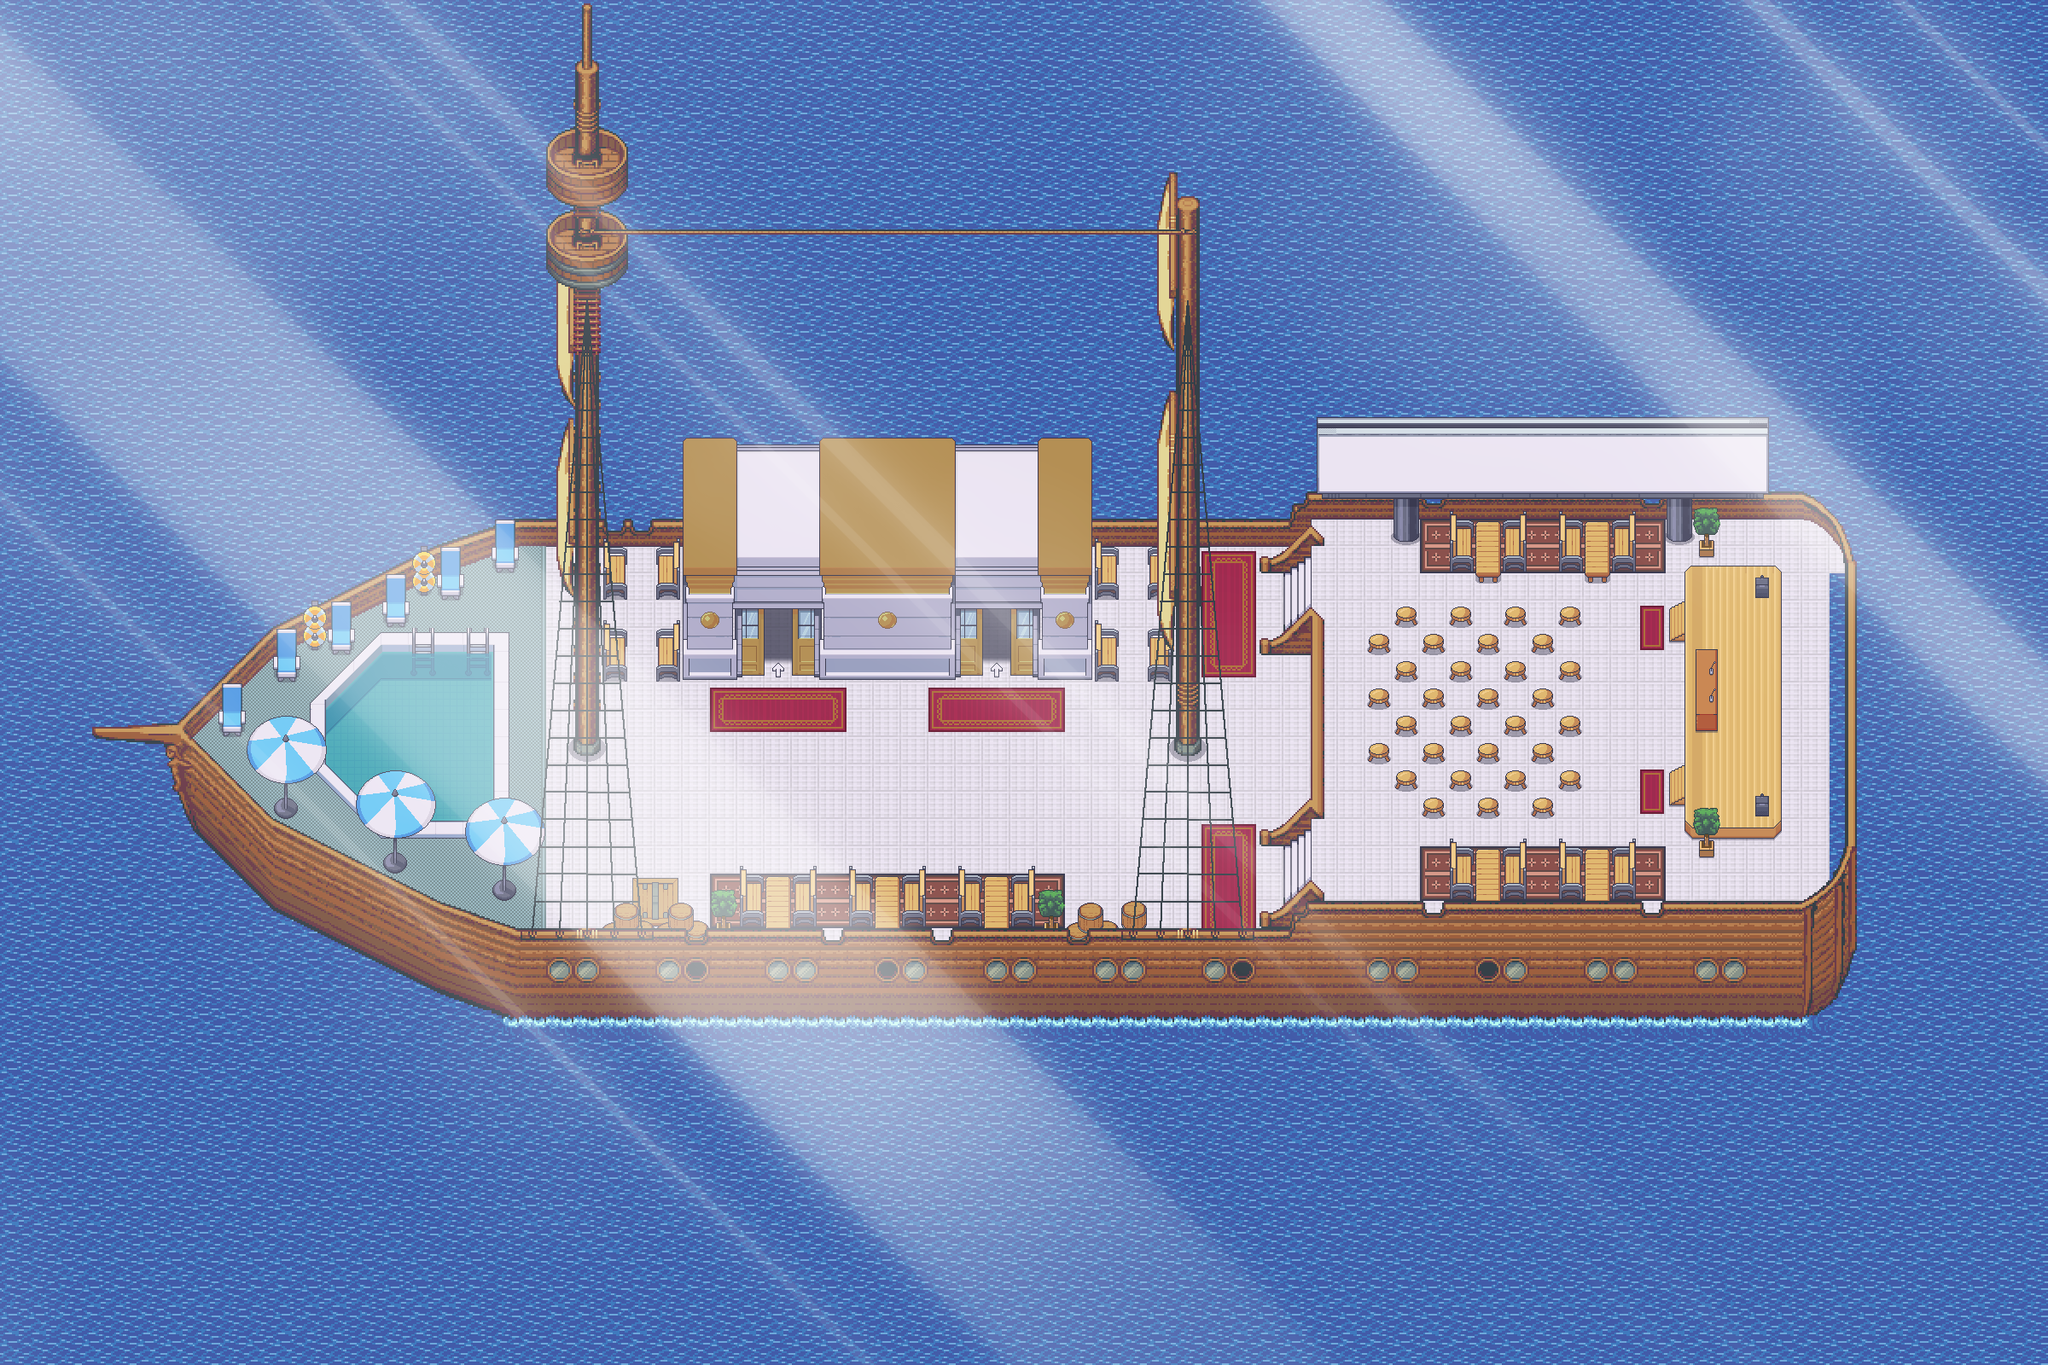

This is a level from a 2D game, rendered from its Tiled map with the project's own tilesets. A one-line summary and the map file follow, with tile-layer data summarised:
An orthogonal 75x50 tile map with 32x32 px tiles, 25 tile layers (collides, start, exit, Under Water Anim, ...), 1 hidden layer not drawn, 4 tilesets.

<map version="1.9" tiledversion="1.9.2" orientation="orthogonal" renderorder="right-down" width="75" height="50" tilewidth="32" tileheight="32" infinite="0" nextlayerid="42" nextobjectid="1">
 <tileset firstgid="1" name="Modern Ship Tileset" tilewidth="32" tileheight="32" tilecount="6400" columns="80">
  <image source="Modern Ship Tileset.png" width="2560" height="2560" />
  <tile id="1682">
   <animation>
    <frame tileid="1682" duration="500" />
    <frame tileid="1762" duration="500" />
    <frame tileid="1842" duration="500" />
    <frame tileid="1922" duration="500" />
   </animation>
  </tile>
  <tile id="1683">
   <animation>
    <frame tileid="1683" duration="500" />
    <frame tileid="1763" duration="500" />
    <frame tileid="1843" duration="500" />
    <frame tileid="1923" duration="500" />
   </animation>
  </tile>
  <tile id="1684">
   <animation>
    <frame tileid="1684" duration="500" />
    <frame tileid="1764" duration="500" />
    <frame tileid="1844" duration="500" />
    <frame tileid="1924" duration="500" />
   </animation>
  </tile>
  <tile id="1685">
   <animation>
    <frame tileid="1685" duration="500" />
    <frame tileid="1765" duration="500" />
    <frame tileid="1845" duration="500" />
    <frame tileid="1925" duration="500" />
   </animation>
  </tile>
  <tile id="1686">
   <animation>
    <frame tileid="1686" duration="500" />
    <frame tileid="1766" duration="500" />
    <frame tileid="1846" duration="500" />
    <frame tileid="1926" duration="500" />
   </animation>
  </tile>
  <tile id="1687">
   <animation>
    <frame tileid="1687" duration="500" />
    <frame tileid="1767" duration="500" />
    <frame tileid="1847" duration="500" />
    <frame tileid="1927" duration="500" />
   </animation>
  </tile>
  <tile id="2002">
   <animation>
    <frame tileid="2002" duration="500" />
    <frame tileid="2003" duration="500" />
    <frame tileid="2004" duration="500" />
    <frame tileid="2005" duration="500" />
    <frame tileid="2006" duration="500" />
    <frame tileid="2007" duration="500" />
   </animation>
  </tile>
  <tile id="2082">
   <animation>
    <frame tileid="2082" duration="500" />
    <frame tileid="2083" duration="500" />
    <frame tileid="2084" duration="500" />
    <frame tileid="2085" duration="500" />
    <frame tileid="2086" duration="500" />
    <frame tileid="2087" duration="500" />
   </animation>
  </tile>
  <tile id="2162">
   <animation>
    <frame tileid="2162" duration="500" />
    <frame tileid="2163" duration="500" />
    <frame tileid="2164" duration="500" />
    <frame tileid="2165" duration="500" />
    <frame tileid="2166" duration="500" />
    <frame tileid="2167" duration="500" />
   </animation>
  </tile>
  <tile id="2242">
   <animation>
    <frame tileid="2242" duration="500" />
    <frame tileid="2243" duration="500" />
    <frame tileid="2244" duration="500" />
    <frame tileid="2245" duration="500" />
    <frame tileid="2246" duration="500" />
    <frame tileid="2247" duration="500" />
   </animation>
  </tile>
  <tile id="2322">
   <animation>
    <frame tileid="2322" duration="500" />
    <frame tileid="2323" duration="500" />
    <frame tileid="2324" duration="500" />
    <frame tileid="2325" duration="500" />
    <frame tileid="2326" duration="500" />
    <frame tileid="2327" duration="500" />
   </animation>
  </tile>
  <tile id="2402">
   <animation>
    <frame tileid="2402" duration="500" />
    <frame tileid="2403" duration="500" />
    <frame tileid="2404" duration="500" />
    <frame tileid="2405" duration="500" />
    <frame tileid="2406" duration="500" />
    <frame tileid="2407" duration="500" />
   </animation>
  </tile>
  <tile id="2482">
   <animation>
    <frame tileid="2482" duration="500" />
    <frame tileid="2483" duration="500" />
    <frame tileid="2484" duration="500" />
    <frame tileid="2485" duration="500" />
    <frame tileid="2486" duration="500" />
    <frame tileid="2487" duration="500" />
   </animation>
  </tile>
 </tileset>
 <tileset firstgid="6401" name="God ray linear 45 wide" tilewidth="32" tileheight="32" tilecount="7750" columns="125">
  <image source="God ray linear 45 wide.png" width="4000" height="2000" />
 </tileset>
 <tileset firstgid="14151" name="WA_Special_Zones" tilewidth="32" tileheight="32" tilecount="12" columns="6">
  <image source="WA_Special_Zones.png" width="192" height="64" />
  <tile id="2">
   <properties>
    <property name="collides" type="bool" value="true" />
   </properties>
  </tile>
  <tile id="5">
   <properties>
    <property name="exitUrl" value="tba" />
   </properties>
  </tile>
 </tileset>
 <tileset firstgid="14163" name="WA_Special_Zones" tilewidth="32" tileheight="32" tilecount="12" columns="6">
  <image source="WA_Special_Zones.png" width="192" height="64" />
  <tile id="2">
   <properties>
    <property name="collides" type="bool" value="true" />
   </properties>
  </tile>
  <tile id="5">
   <properties>
    <property name="exitUrl" value="tba" />
   </properties>
  </tile>
 </tileset>
 <layer id="39" name="collides" width="75" height="50">
  <data>[3750 cells, 233 non-empty, 1 distinct tile ids]</data>
 </layer>
 <layer id="40" name="start" width="75" height="50">
  <data>[3750 cells, 15 non-empty, 1 distinct tile ids]</data>
 </layer>
 <layer id="41" name="exit" width="75" height="50">
  <data>[3750 cells, 6 non-empty, 1 distinct tile ids]</data>
 </layer>
 <layer id="29" name="Under Water Anim" width="75" height="50">
  <data>[3750 cells, 3750 non-empty, 3 distinct tile ids]</data>
 </layer>
 <layer id="14" name="Floor" width="75" height="50">
  <data>[3750 cells, 814 non-empty, 9 distinct tile ids]</data>
 </layer>
 <layer id="21" name="Under Stair" width="75" height="50">
  <data>[3750 cells, 9 non-empty, 9 distinct tile ids]</data>
 </layer>
 <layer id="22" name="Carpet" width="75" height="50">
  <data>[3750 cells, 108 non-empty, 20 distinct tile ids]</data>
 </layer>
 <layer id="35" name="Under Object" width="75" height="50">
  <data>[3750 cells, 20 non-empty, 9 distinct tile ids]</data>
 </layer>
 <layer id="12" name="Wall" width="75" height="50">
  <data>[3750 cells, 404 non-empty, 109 distinct tile ids]</data>
 </layer>
 <layer id="28" name="Water Anim" width="75" height="50">
  <data>[3750 cells, 49 non-empty, 3 distinct tile ids]</data>
 </layer>
 <layer id="36" name="Name" width="75" height="50">
  <data>[3750 cells, 30 non-empty, 30 distinct tile ids]</data>
 </layer>
 <layer id="20" name="Wall 2" width="75" height="50">
  <data>[3750 cells, 135 non-empty, 72 distinct tile ids]</data>
 </layer>
 <layer id="23" name="Stage" width="75" height="50">
  <data>[3750 cells, 86 non-empty, 16 distinct tile ids]</data>
 </layer>
 <layer id="15" name="Stair" width="75" height="50">
  <data>[3750 cells, 15 non-empty, 10 distinct tile ids]</data>
 </layer>
 <layer id="18" name="Pool" width="75" height="50">
  <data>[3750 cells, 58 non-empty, 23 distinct tile ids]</data>
 </layer>
 <layer id="16" name="Sail" width="75" height="50">
  <data>[3750 cells, 58 non-empty, 18 distinct tile ids]</data>
 </layer>
 <layer id="33" name="Sail Ladder" width="75" height="50" visible="0">
  <data>[3750 cells, 2 non-empty, 2 distinct tile ids]</data>
 </layer>
 <layer id="19" name="Object" width="75" height="50">
  <data>[3750 cells, 148 non-empty, 31 distinct tile ids]</data>
 </layer>
 <layer id="27" name="Object 2" width="75" height="50">
  <data>[3750 cells, 2 non-empty, 1 distinct tile ids]</data>
 </layer>
 <objectgroup id="38" name="floorLayer" />
 <layer id="25" name="Label" width="75" height="50">
  <data>[3750 cells, 77 non-empty, 21 distinct tile ids]</data>
 </layer>
 <layer id="26" name="FG Object" width="75" height="50">
  <data>[3750 cells, 35 non-empty, 11 distinct tile ids]</data>
 </layer>
 <layer id="30" name="FG Sail" width="75" height="50">
  <data>[3750 cells, 71 non-empty, 17 distinct tile ids]</data>
 </layer>
 <layer id="31" name="FG Sail 2" width="75" height="50">
  <data>[3750 cells, 49 non-empty, 35 distinct tile ids]</data>
 </layer>
 <layer id="32" name="FG Sail 3" width="75" height="50">
  <data>[3750 cells, 24 non-empty, 4 distinct tile ids]</data>
 </layer>
 <layer id="34" name="FG Rope" width="75" height="50">
  <data>[3750 cells, 240 non-empty, 120 distinct tile ids]</data>
 </layer>
 <layer id="37" name="FG godray" width="75" height="50" opacity="0.68">
  <data>[3750 cells, 3750 non-empty, 3750 distinct tile ids]</data>
 </layer>
</map>
